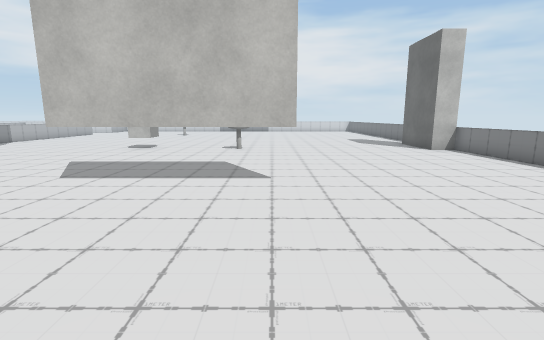
View 1 (above)

16 first-person views from a walk through a scene from a Unity 3-D project. The camera is 1.4 m above the floor, tilts 10° down and sees 85° across. The floor is counted in squares, 1 m on a side. Each view is taken from the middle of a square. On the plan, view 1 faces up. The plan holds only what a view shows up to about 14 squares ahead; the rest is blank. The place goes on beyond the plan. Some surface patterns are stand-ins.

View 2
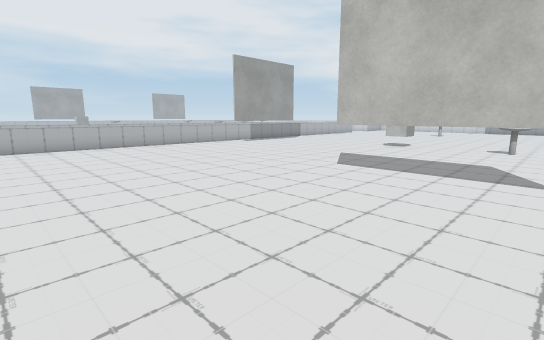

View 3
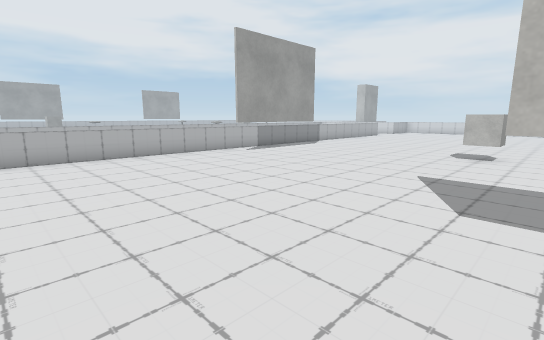

View 4
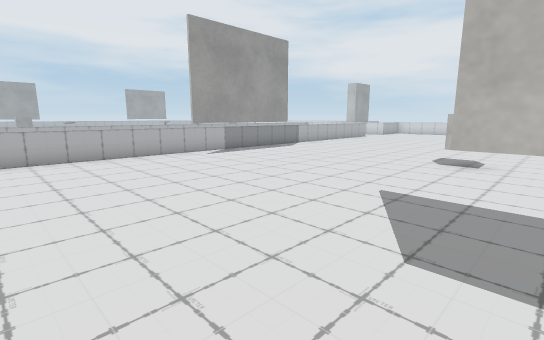

View 5
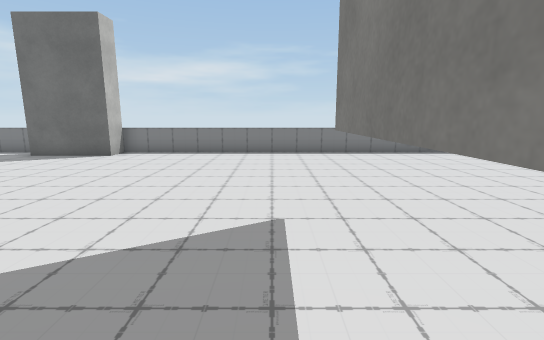

View 6
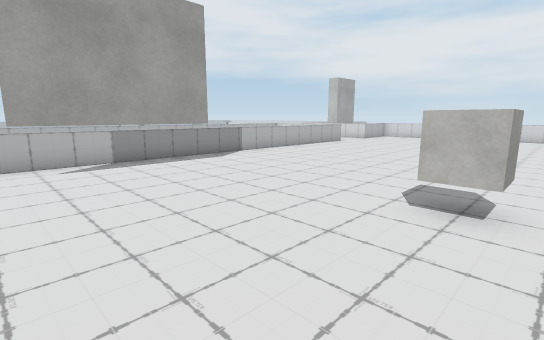

View 7
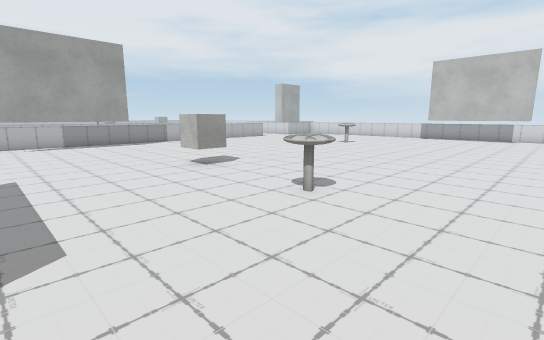

View 8
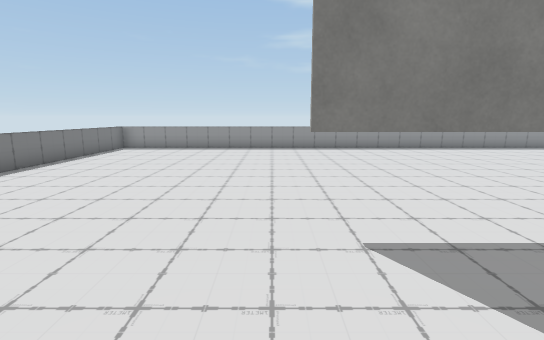

View 9
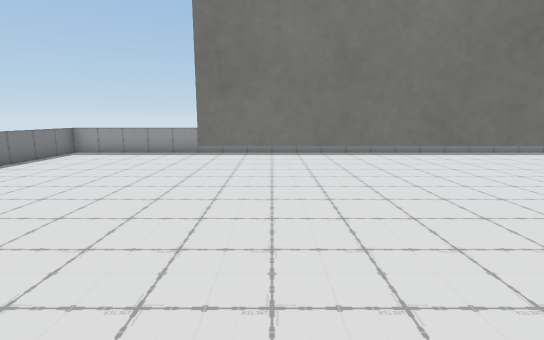

View 10
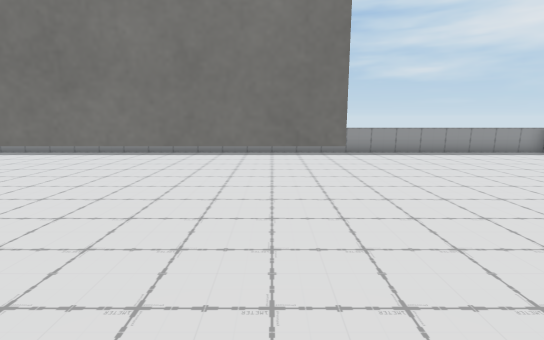

View 11
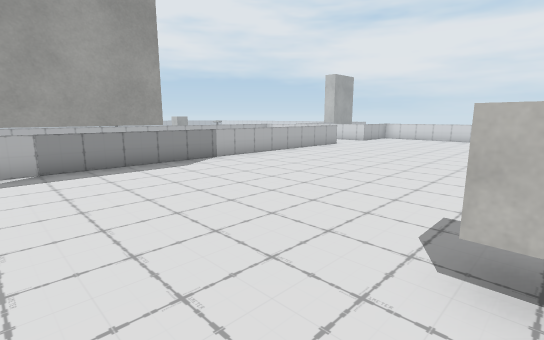

View 12
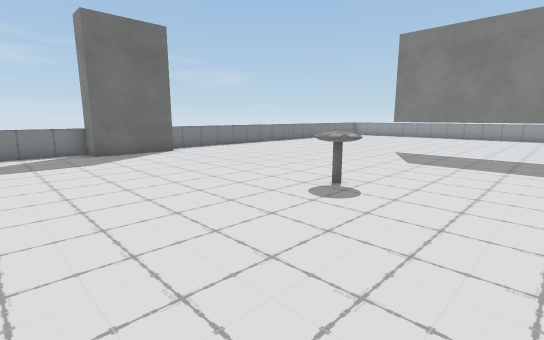

View 13
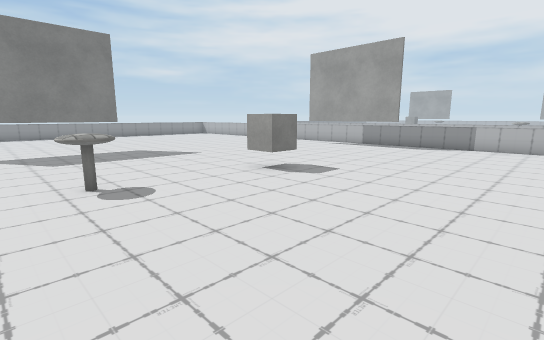

View 14
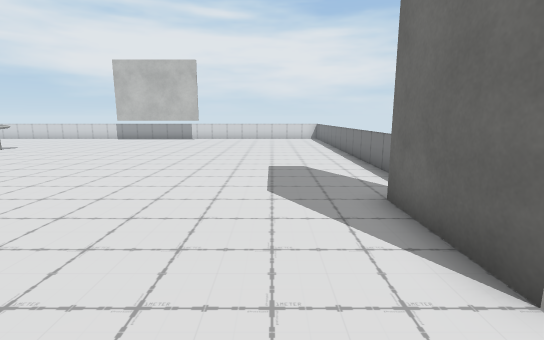

View 15
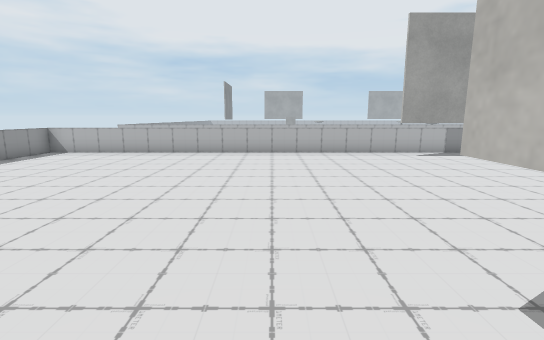

View 16
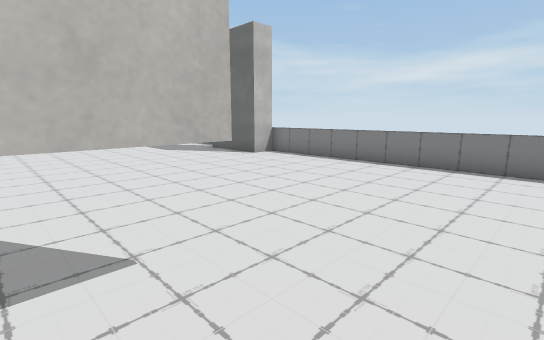

### Floor plan
Key: @ floor where view 1 was taken; # wall or solid block; . floor; = window, fence, low wall or low ledge; T thing the floor can be seen under or through; O other object.
Columns run from 20 left of view 1 to 8 right of it. Each row starts with its distance up from view 1.
 20      =......................=
 19      =......................=
 18      =......................=
 17      =......................=
 16 #    =.....................##
 15 #    =.....................#
 14 #    ##.......O...OO.......#
 13 #    ##...........OO.......##
 12 #     #.....................=
 11 #    ##.....................=
 10 #    ##.....................=
  9      =......................=
  8      =......................=
  7 #    =......................=
  6 #    =..........TTTTT.......=
  5 #    =......................=
  4 #    =......................=
  3 #    =......................=
  2      =......................=
  1      =......................=
  0      =..............@.......=
 -1      =......................=
 -2      =......................=
 -3      =......................=
 -4      #======================#

Positions as (right, up) in squares from view 1, and headings:
1: (0, 0), facing up
2: (0, -1), facing up-left
3: (-4, 2), facing up-left
4: (-4, 4), facing up-left
5: (-4, 7), facing right
6: (-5, 9), facing up-left
7: (2, 9), facing up-left
8: (1, 10), facing down
9: (0, 8), facing down
10: (-4, 8), facing down
11: (-6, 11), facing up-left
12: (-5, 19), facing down-right
13: (0, 20), facing down-left
14: (5, 11), facing up
15: (-3, 5), facing left
16: (-1, 4), facing up-right
